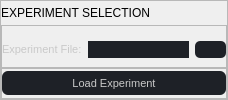
                                   <widget class="QFrame" name="diagnosticsExperimentFrame">
                                    <property name="sizePolicy">
                                     <sizepolicy hsizetype="Preferred" vsizetype="Minimum">
                                      <horstretch>0</horstretch>
                                      <verstretch>0</verstretch>
                                     </sizepolicy>
                                    </property>
                                    <property name="frameShape">
                                     <enum>QFrame::StyledPanel</enum>
                                    </property>
                                    <property name="frameShadow">
                                     <enum>QFrame::Raised</enum>
                                    </property>
                                    <layout class="QVBoxLayout" name="verticalLayout_33">
                                     <property name="spacing">
                                      <number>0</number>
                                     </property>
                                     <property name="leftMargin">
                                      <number>0</number>
                                     </property>
                                     <property name="topMargin">
                                      <number>0</number>
                                     </property>
                                     <property name="rightMargin">
                                      <number>0</number>
                                     </property>
                                     <property name="bottomMargin">
                                      <number>0</number>
                                     </property>
                                     <item>
                                      <widget class="QLabel" name="diagnosticsExperimentLabel">
                                       <property name="maximumSize">
                                        <size>
                                         <width>16777215</width>
                                         <height>24</height>
                                        </size>
                                       </property>
                                       <property name="text">
                                        <string>EXPERIMENT SELECTION</string>
                                       </property>
                                      </widget>
                                     </item>
                                     <item>
                                      <widget class="QFrame" name="experimentFile">
                                       <property name="maximumSize">
                                        <size>
                                         <width>16777215</width>
                                         <height>16777215</height>
                                        </size>
                                       </property>
                                       <property name="styleSheet">
                                        <string notr="true">QFrame QLabel {
color: rgb(201, 201, 201);
font-weight: 400;
font-size: 11px;
border-bottom: 0px solid rgb(0, 204, 255);
}
QPushButton {
background-color: rgb(30, 33, 39);
border: none;
color: rgb(201, 201, 201);
font-size: 11px;
selection-color: rgb(221, 221, 231);
selection-background-color: rgb(0, 114, 143);
border-radius: 5px;
min-height: 17px;
}
QPushButton:hover {
background-color: rgb(40, 44, 52);
}
QPushButton:pressed {
background-color: rgb(40, 44, 52);
}
QLineEdit {
background-color: rgb(30, 33, 39);
border: none;
color: rgb(201, 201, 201);
font-size: 9px;
selection-color: rgb(221, 221, 231);
selection-background-color: rgb(0, 114, 143);
padding: 0 6px 0 6px;
}
QLineEdit:hover {
background-color: rgb(40, 44, 52);
}
QLineEdit:focus {
background-color: rgb(40, 44, 52);
}</string>
                                       </property>
                                       <property name="frameShape">
                                        <enum>QFrame::StyledPanel</enum>
                                       </property>
                                       <property name="frameShadow">
                                        <enum>QFrame::Raised</enum>
                                       </property>
                                       <layout class="QHBoxLayout" name="horizontalLayout_10">
                                        <property name="spacing">
                                         <number>6</number>
                                        </property>
                                        <property name="leftMargin">
                                         <number>0</number>
                                        </property>
                                        <property name="topMargin">
                                         <number>15</number>
                                        </property>
                                        <property name="rightMargin">
                                         <number>0</number>
                                        </property>
                                        <property name="bottomMargin">
                                         <number>9</number>
                                        </property>
                                        <item>
                                         <widget class="QLabel" name="experimentFileLabel">
                                          <property name="minimumSize">
                                           <size>
                                            <width>0</width>
                                            <height>17</height>
                                           </size>
                                          </property>
                                          <property name="maximumSize">
                                           <size>
                                            <width>16777215</width>
                                            <height>24</height>
                                           </size>
                                          </property>
                                          <property name="text">
                                           <string>Experiment File:</string>
                                          </property>
                                         </widget>
                                        </item>
                                        <item>
                                         <widget class="QLineEdit" name="experimentFileNameText">
                                          <property name="minimumSize">
                                           <size>
                                            <width>0</width>
                                            <height>17</height>
                                           </size>
                                          </property>
                                          <property name="maximumSize">
                                           <size>
                                            <width>16777215</width>
                                            <height>24</height>
                                           </size>
                                          </property>
                                          <property name="text">
                                           <string/>
                                          </property>
                                          <property name="frame">
                                           <bool>true</bool>
                                          </property>
                                          <property name="dragEnabled">
                                           <bool>false</bool>
                                          </property>
                                          <property name="readOnly">
                                           <bool>true</bool>
                                          </property>
                                         </widget>
                                        </item>
                                        <item>
                                         <widget class="QPushButton" name="btn_experiment_select">
                                          <property name="sizePolicy">
                                           <sizepolicy hsizetype="Expanding" vsizetype="Fixed">
                                            <horstretch>0</horstretch>
                                            <verstretch>0</verstretch>
                                           </sizepolicy>
                                          </property>
                                          <property name="minimumSize">
                                           <size>
                                            <width>0</width>
                                            <height>17</height>
                                           </size>
                                          </property>
                                          <property name="maximumSize">
                                           <size>
                                            <width>16777215</width>
                                            <height>16777215</height>
                                           </size>
                                          </property>
                                          <property name="cursor">
                                           <cursorShape>PointingHandCursor</cursorShape>
                                          </property>
                                          <property name="styleSheet">
                                           <string notr="true">background-image: url(:/icons/images/icons2/browse_files.png);
background-repeat: no-repeat;
background-position: bottom;</string>
                                          </property>
                                          <property name="text">
                                           <string/>
                                          </property>
                                         </widget>
                                        </item>
                                       </layout>
                                      </widget>
                                     </item>
                                     <item>
                                      <widget class="QFrame" name="experimentButtons">
                                       <property name="sizePolicy">
                                        <sizepolicy hsizetype="Preferred" vsizetype="Preferred">
                                         <horstretch>0</horstretch>
                                         <verstretch>0</verstretch>
                                        </sizepolicy>
                                       </property>
                                       <property name="styleSheet">
                                        <string notr="true">#experimentButtons QPushButton {
background-color: rgb(30, 33, 39);
border-radius: 6px;
padding: 0 9px 0 9px;
min-height: 24px;
max-height: 24px;
border: none;
color: rgb(201, 201, 201);
font-size: 11px;
}
#experimentButtons QPushButton:hover {
background-color: rgb(40, 44, 52);
}
#experimentButtons QPushButton:pressed {
background-color: rgb(40, 44, 52);
}
</string>
                                       </property>
                                       <property name="frameShape">
                                        <enum>QFrame::StyledPanel</enum>
                                       </property>
                                       <property name="frameShadow">
                                        <enum>QFrame::Raised</enum>
                                       </property>
                                       <layout class="QVBoxLayout" name="verticalLayout_36">
                                        <property name="spacing">
                                         <number>9</number>
                                        </property>
                                        <property name="leftMargin">
                                         <number>0</number>
                                        </property>
                                        <property name="topMargin">
                                         <number>0</number>
                                        </property>
                                        <property name="rightMargin">
                                         <number>0</number>
                                        </property>
                                        <property name="bottomMargin">
                                         <number>0</number>
                                        </property>
                                        <item>
                                         <widget class="QPushButton" name="btn_experiment_load">
                                          <property name="cursor">
                                           <cursorShape>PointingHandCursor</cursorShape>
                                          </property>
                                          <property name="text">
                                           <string>Load Experiment</string>
                                          </property>
                                         </widget>
                                        </item>
                                       </layout>
                                      </widget>
                                     </item>
                                    </layout>
                                   </widget>
